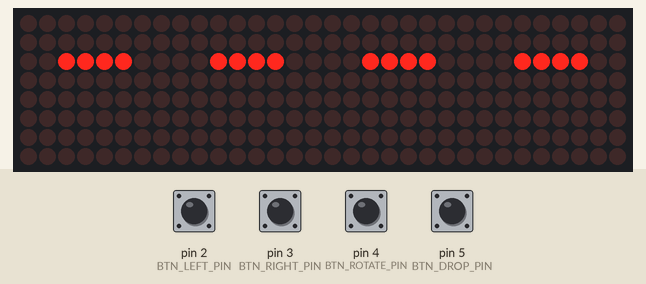
This sketch was run on a simulated Arduino Uno, built with avr-gcc and run on an emulated ATmega328P. Parts: 32×8 LED matrix. Wiring (from diagram.json): 4 × MAX7219 LED driver: data pin 11; clock pin 13; CS pin 10. Inputs (shaded band) come from the test bench; at power-on: pin 2 (BTN_LEFT_PIN), pin 3 (BTN_RIGHT_PIN), pin 4 (BTN_ROTATE_PIN), pin 5 (BTN_DROP_PIN) HIGH. Random numbers use the default seed unless the sketch sets one.

Above: at 1.2 s.
1.3 s: pin 2 (BTN_LEFT_PIN) pulled LOW for 0.15 s
At 1.9 s:
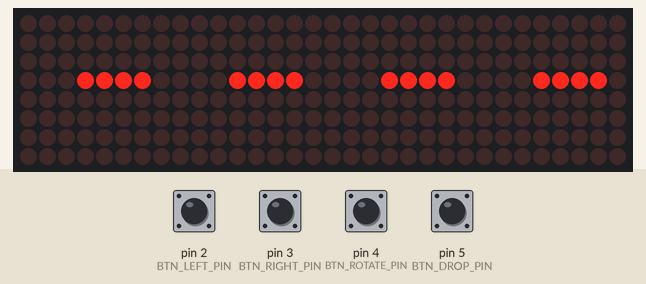
4.3 s: pin 3 (BTN_RIGHT_PIN) pulled LOW for 0.15 s
At 5.4 s:
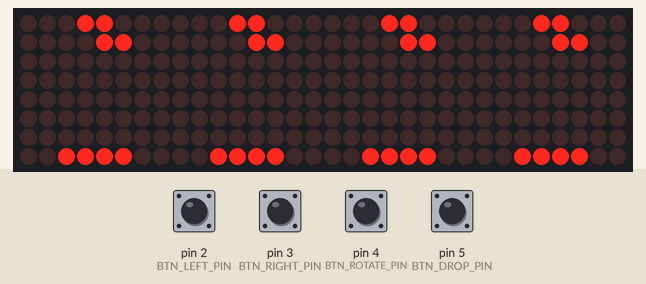
7.4 s: pin 5 (BTN_DROP_PIN) pulled LOW for 1 s
At 8.8 s:
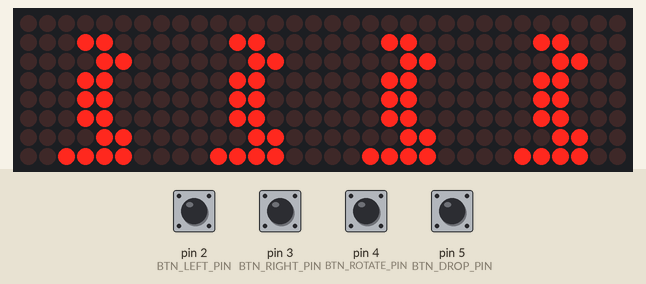
9.0 s: pin 4 (BTN_ROTATE_PIN) pulled LOW for 0.15 s
At 9.06 s:
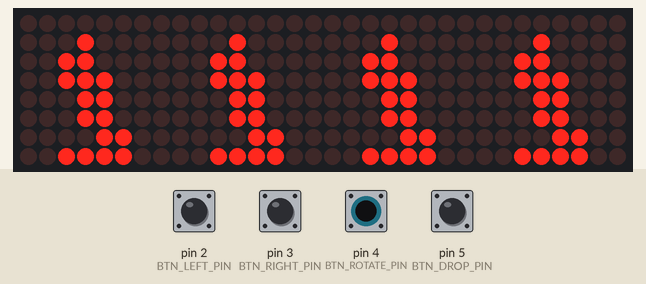
9.7 s: pin 2 (BTN_LEFT_PIN) driven LOW and pin 4 (BTN_ROTATE_PIN) driven LOW
12.7 s: pin 2 (BTN_LEFT_PIN) driven HIGH
At 14.4 s:
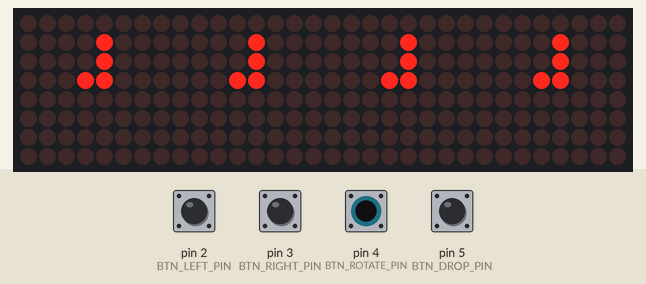
Timing chart, 0 to 15.9 s (numbered marks = the images above; inputs shaded):
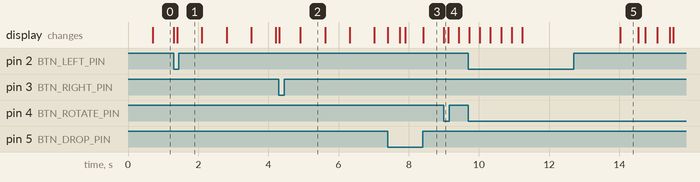

Measured:
- what the display in image 2 shows lasts 0.7 s, from 4.9 s to 5.6 s
- what the display in image 5 shows lasts 0.5 s, from 14.0 s to 14.5 s

The sketch:

main.ino
```cpp
#include <Arduino.h>
#include <stdbool.h>
#include <string.h>

/* ---------- Pin definitions ---------- */
#define DIN_PIN 11
#define CLK_PIN 13
#define CS_PIN  10

#define BTN_LEFT_PIN   2
#define BTN_RIGHT_PIN  3
#define BTN_ROTATE_PIN 4
#define BTN_DROP_PIN   5

/* ---------- MAX7219 registers ---------- */
#define MAX7219_REG_NOOP        0x00
#define MAX7219_REG_DECODEMODE  0x09
#define MAX7219_REG_INTENSITY   0x0A
#define MAX7219_REG_SCANLIMIT   0x0B
#define MAX7219_REG_SHUTDOWN    0x0C
#define MAX7219_REG_DISPLAYTEST 0x0F

#define FALL_INTERVAL   700UL
#define DEBOUNCE_DELAY  500UL

/* ---------- Game state ---------- */
static unsigned long lastFallTime = 0;
static byte board[8] = {0}; /* each byte = one row, 1=filled, 0=empty */

static int currentPiece = 0;
static int currentRotation = 0;
static int currentX = 0;
static int currentY = 0;
static bool gameOver = false;

typedef struct {
  byte shapes[4][4]; /* 4 rotations, each 4 rows of 4-bit patterns */
  int size;          /* bounding box size */
} Tetromino;

static const Tetromino tetrominoes[7] = {
  /* I */
  {
    {
      {B0000, B1111, B0000, B0000},
      {B0010, B0010, B0010, B0010},
      {B0000, B1111, B0000, B0000},
      {B0010, B0010, B0010, B0010}
    }, 4
  },
  /* O */
  {
    {
      {B0110, B0110, B0000, B0000},
      {B0110, B0110, B0000, B0000},
      {B0110, B0110, B0000, B0000},
      {B0110, B0110, B0000, B0000}
    }, 2
  },
  /* T */
  {
    {
      {B0100, B1110, B0000, B0000},
      {B0100, B0110, B0100, B0000},
      {B0000, B1110, B0100, B0000},
      {B0100, B1100, B0100, B0000}
    }, 3
  },
  /* S */
  {
    {
      {B0110, B1100, B0000, B0000},
      {B0100, B0110, B0010, B0000},
      {B0110, B1100, B0000, B0000},
      {B0100, B0110, B0010, B0000}
    }, 3
  },
  /* Z */
  {
    {
      {B1100, B0110, B0000, B0000},
      {B0010, B0110, B0100, B0000},
      {B1100, B0110, B0000, B0000},
      {B0010, B0110, B0100, B0000}
    }, 3
  },
  /* J */
  {
    {
      {B1000, B1110, B0000, B0000},
      {B0110, B0100, B0100, B0000},
      {B0000, B1110, B0010, B0000},
      {B0100, B0100, B1100, B0000}
    }, 3
  },
  /* L */
  {
    {
      {B0010, B1110, B0000, B0000},
      {B0100, B0100, B0110, B0000},
      {B0000, B1110, B1000, B0000},
      {B1100, B0100, B0100, B0000}
    }, 3
  }
};

static unsigned long lastPressTimes[20] = {0};

/* ---------- Forward declarations (required in plain C, no auto-prototyping) ---------- */
void max7219_write(byte reg, byte data);
void max7219_init(void);
void max7219_clear(void);
void max7219_set_row(byte row, byte value);

bool isButtonPressed(int pin);
void resetGame(void);
void showGameOver(void);
void spawnNewPiece(void);
void draw(void);
bool collision(int x, int y, int rotation);
bool tryMove(int x, int y, int rotation);
void tryRotateWithWallKick(void);
void placePiece(void);
void clearLines(void);
void dropPiece(void);

/* ---------- MAX7219 driver (replaces LedControl library) ---------- */
void max7219_write(byte reg, byte data) {
  digitalWrite(CS_PIN, LOW);
  shiftOut(DIN_PIN, CLK_PIN, MSBFIRST, reg);
  shiftOut(DIN_PIN, CLK_PIN, MSBFIRST, data);
  digitalWrite(CS_PIN, HIGH);
}

void max7219_init(void) {
  pinMode(DIN_PIN, OUTPUT);
  pinMode(CLK_PIN, OUTPUT);
  pinMode(CS_PIN, OUTPUT);
  digitalWrite(CS_PIN, HIGH);

  max7219_write(MAX7219_REG_DECODEMODE, 0x00);  /* no BCD decode, raw bits */
  max7219_write(MAX7219_REG_SCANLIMIT, 0x07);   /* show all 8 rows */
  max7219_write(MAX7219_REG_INTENSITY, 0x0C);   /* brightness ~ matches lc.setIntensity(0,12) */
  max7219_write(MAX7219_REG_SHUTDOWN, 0x01);    /* normal operation (not shutdown) */
  max7219_write(MAX7219_REG_DISPLAYTEST, 0x00); /* test mode off */

  max7219_clear();
}

void max7219_clear(void) {
  byte i;
  for (i = 1; i <= 8; i++) {
    max7219_write(i, 0x00);
  }
}

void max7219_set_row(byte row, byte value) {
  /* row is 0-7, MAX7219 digit registers are 1-8 */
  max7219_write(row + 1, value);
}

/* ---------- Input handling ---------- */
bool isButtonPressed(int pin) {
  unsigned long now = millis();
  if (digitalRead(pin) == LOW) {
    if (now - lastPressTimes[pin] > DEBOUNCE_DELAY) {
      lastPressTimes[pin] = now;
      return true;
    }
  }
  return false;
}

/* ---------- Game logic ---------- */
void resetGame(void) {
  memset(board, 0, sizeof(board));
  gameOver = false;
  spawnNewPiece();
}

void showGameOver(void) {
  int i;
  for (i = 0; i < 4; i++) {
    max7219_clear();
    delay(300);
    /* light up a 4x4 square in the middle (rows 2-5, cols 2-5) */
    max7219_set_row(2, B00111100);
    max7219_set_row(3, B00111100);
    max7219_set_row(4, B00111100);
    max7219_set_row(5, B00111100);
    delay(300);
  }
}

void spawnNewPiece(void) {
  currentPiece = random(0, 7);
  currentRotation = 0;
  currentX = 2;
  currentY = 0;
  if (collision(currentX, currentY, currentRotation)) {
    gameOver = true;
  }
}

void draw(void) {
  byte displayBuf[8];
  int r, c;
  const Tetromino *t = &tetrominoes[currentPiece];

  memcpy(displayBuf, board, sizeof(displayBuf));

  for (r = 0; r < t->size; r++) {
    byte rowBits = t->shapes[currentRotation][r];
    int py = currentY + r;
    if (py < 0 || py >= 8) continue;
    for (c = 0; c < 4; c++) {
      if (bitRead(rowBits, 3 - c)) {
        int px = currentX + c;
        if (px >= 0 && px < 8) {
          displayBuf[py] |= (1 << (7 - px));
        }
      }
    }
  }

  for (r = 0; r < 8; r++) {
    max7219_set_row(r, displayBuf[r]);
  }
}

bool collision(int x, int y, int rotation) {
  const Tetromino *t = &tetrominoes[currentPiece];
  int r, c;
  for (r = 0; r < t->size; r++) {
    byte rowBits = t->shapes[rotation][r];
    for (c = 0; c < 4; c++) {
      if (bitRead(rowBits, 3 - c)) {
        int px = x + c;
        int py = y + r;
        if (px < 0 || px >= 8 || py >= 8) return true;
        if (py >= 0 && (board[py] & (1 << (7 - px)))) return true;
      }
    }
  }
  return false;
}

bool tryMove(int x, int y, int rotation) {
  if (!collision(x, y, rotation)) {
    currentX = x;
    currentY = y;
    currentRotation = rotation;
    return true;
  }
  return false;
}

void tryRotateWithWallKick(void) {
  int newRotation = (currentRotation + 1) % 4;
  if (!collision(currentX, currentY, newRotation)) {
    currentRotation = newRotation;
    return;
  }
  if (!collision(currentX - 1, currentY, newRotation)) {
    currentX--;
    currentRotation = newRotation;
    return;
  }
  if (!collision(currentX + 1, currentY, newRotation)) {
    currentX++;
    currentRotation = newRotation;
    return;
  }
  /* rotation not possible, do nothing */
}

void placePiece(void) {
  const Tetromino *t = &tetrominoes[currentPiece];
  int r, c;
  for (r = 0; r < t->size; r++) {
    byte rowBits = t->shapes[currentRotation][r];
    for (c = 0; c < 4; c++) {
      if (bitRead(rowBits, 3 - c)) {
        int px = currentX + c;
        int py = currentY + r;
        if (px >= 0 && px < 8 && py >= 0 && py < 8) {
          board[py] |= (1 << (7 - px));
        }
      }
    }
  }
}

void clearLines(void) {
  int r, rr;
  for (r = 0; r < 8; r++) {
    if (board[r] == B11111111) {
      for (rr = r; rr > 0; rr--) {
        board[rr] = board[rr - 1];
      }
      board[0] = 0;
    }
  }
}

void dropPiece(void) {
  while (tryMove(currentX, currentY + 1, currentRotation)) {
    currentY++;
  }
  placePiece();
  clearLines();
  spawnNewPiece();
}

/* ---------- Arduino entry points ---------- */
void setup(void) {
  max7219_init();

  pinMode(BTN_LEFT_PIN, INPUT_PULLUP);
  pinMode(BTN_RIGHT_PIN, INPUT_PULLUP);
  pinMode(BTN_ROTATE_PIN, INPUT_PULLUP);
  pinMode(BTN_DROP_PIN, INPUT_PULLUP);

  randomSeed(analogRead(0));

  resetGame();
}

void loop(void) {
  if (gameOver) {
    showGameOver();
    delay(2500);
    resetGame();
    return;
  }

  if (isButtonPressed(BTN_LEFT_PIN))   tryMove(currentX - 1, currentY, currentRotation);
  if (isButtonPressed(BTN_RIGHT_PIN))  tryMove(currentX + 1, currentY, currentRotation);
  if (isButtonPressed(BTN_ROTATE_PIN)) tryRotateWithWallKick();
  if (isButtonPressed(BTN_DROP_PIN))   dropPiece();

  if (millis() - lastFallTime > FALL_INTERVAL) {
    lastFallTime = millis();
    if (!tryMove(currentX, currentY + 1, currentRotation)) {
      placePiece();
      clearLines();
      spawnNewPiece();
    }
  }

  draw();
}
```
